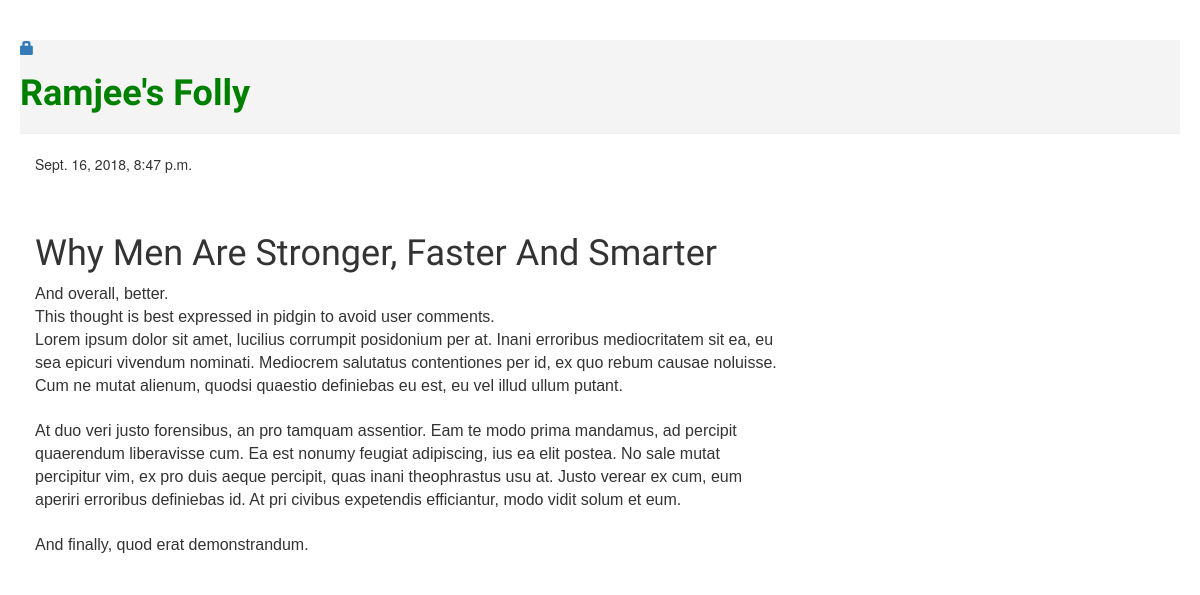
The app's page /post/2/, older data.
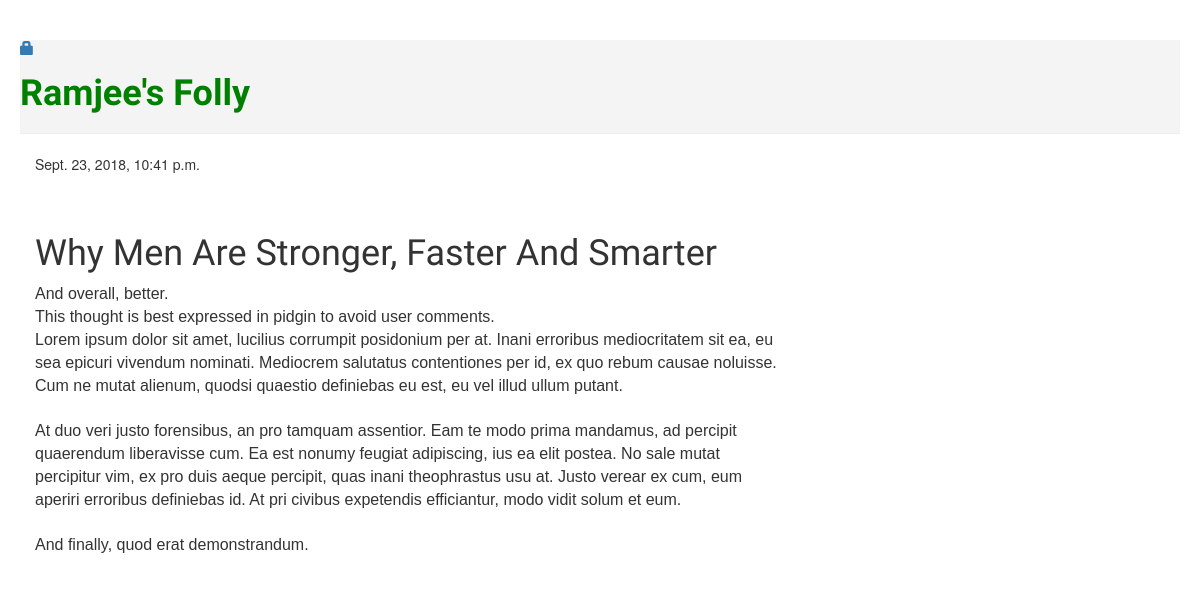
The same page, newer data.
### blog/models.py (models this page shows, shortened)
class Post(models.Model):
    author = models.ForeignKey('auth.User', on_delete=models.CASCADE)
    title = models.CharField(max_length=200)
    text = models.TextField()
    image = models.ImageField(upload_to=upload_location,
    		null=True, blank=True)
    height_field = models.IntegerField(default=0)
    width_field = models.IntegerField(default=0)
    created_date = models.DateTimeField(
            default=timezone.now)
    published_date = models.DateTimeField(
            blank=True, null=True)

### blog/views.py (the view)
# urls.py: path('post/<int:pk>/', views.post_detail, name='post_detail'),
def post_detail(request, pk):
    post = get_object_or_404(Post, pk=pk)
    return render(request, 'blog/post_detail.html', {'post': post})

### blog/templates/blog/post_detail.html (shortened to what this page needs)
{% extends 'blog/base.html' %}
{% block content %}
    <div class="post">
        {% if post.published_date %}
            <div class="date">
                {{ post.published_date }}
            </div>
{% else %}
    <a class="btn btn-default" href="{% url 'post_publish' pk=post.pk %}">Publish</a>
{% endif %}
	 	<br><br>
        <h1>{{ post.title }}</h1>
        <p>{{ post.text|linebreaksbr }}</p>
    </div>
{% endblock %}

Row changes from the older to the newer data that the page shows:
changed Post "Why Men Are Stronger, Faster And Smarter": published_date "Sept. 16, 2018, 8:47 p.m." → "Sept. 23, 2018, 10:41 p.m."
